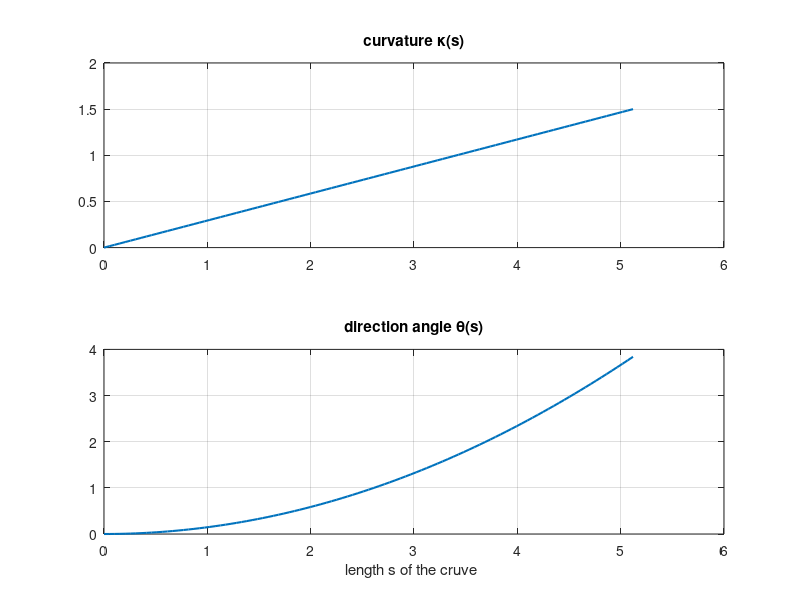
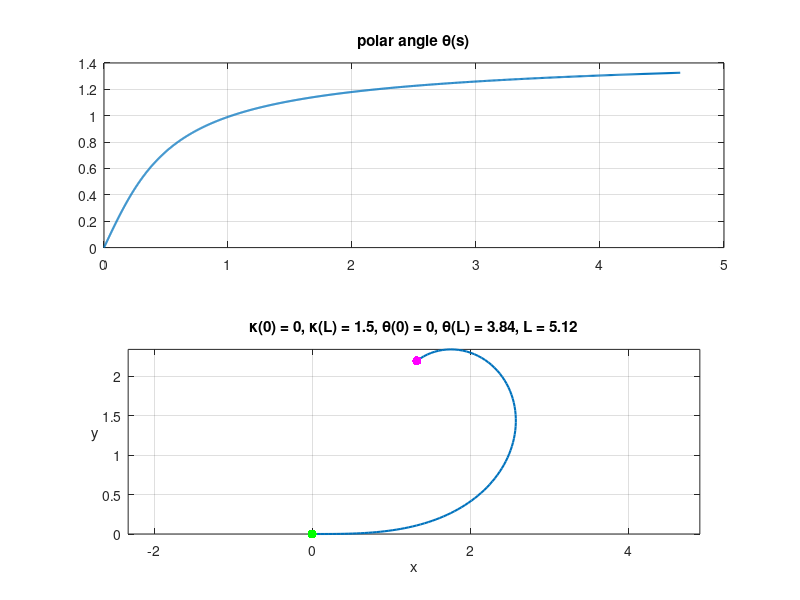

MATLAB code to generate these figures, in order:
%% p.1-6
clear
format long %shows 15 decimals
%format short %4 decimals
N=100000%number of time intervals
t1=1 %start time
t2=2 %end time
dt=(t2-t1)/N %time step

v=@(t) t.^3-10*t.^2 +25*t;
tk=(t1+dt/2):dt:t2; %center points of time intervals
vk=v(tk); %velocities
areas=vk*dt; %areas
area=sum(areas)
%%
figure(1)
bar(tk,vk,1,'g') %1 = width of bar, between 0...1
hold on
t=0:0.01:5;
plot(t,v(t),'b','linewidth',1.5)
%plot(tk,vk,'r.','markersize',12)
plot([t1,t1],[0,v(t1)],'k')
plot([t2,t2],[0,v(t2)],'k')
hold off
xlabel('time t')
ylabel('velocity v(t)')
title(['t_1 = ',num2str(t1),', t_2 = ',num2str(t2),...
    ', N = ',num2str(N),', sum of areas = ',num2str(area)])
xlim([0,5])
grid
%%
%position
s=@(t) 1/4*t.^4-10/3*t.^3+25/2*t.^2;
%distance traveled
s(t2)-s(t1)

%% p.10-12
clear
N=10000
dx=1/N
xk=dx/2:dx:1;
f=xk.^2
sum(f*dx)

%% p.20
clear
f=@(x) 2*x.^2-x-1
F=@(x) 2/3*x^3-1/2*x^2-x
F(2)-F(-1)
%% numerically
N=100
a=-1
b=2
dx=(b-a)/N
x=(a+dx/2):dx:b;%center points
x=a:dx:(b-dx);%left endpoints
x=(a+dx):dx:b;%right endpoints
sum(f(x)*dx)
%% p.21 area of a circle
clear
r=1
a=-r
b=r
f=@(x) sqrt(r^2-x.^2)
N=1000
dx=(b-a)/N
xk=(a+dx/2):dx:b;
sum(f(xk)*dx)
1/2*pi*r^2
%% p.38, volume of a cone
clear
r=2
h=5
N=100 %number of discs
dx=h/N %width of discs
x=dx/2:dx:h; %middle points
rx=r/h*x; %ratio of the cross section
Ax=pi*rx.^2; %area of the cross section
dV=Ax*dx; %volumes of the discs
V=sum(dV)
1/3*pi*r^2*h


%% p.51, length of graph y=x^2
clear
close all
a=0
b=2
dx=(b-a)/1000
x=a:dx:b;
y=x.^2;
s=(asinh(2*x)+2*x.*sqrt(4*x.^2+1))/4;
k=501
subplot(1,2,1)
plot(x,y,x(1:k),y(1:k),'r',x(k),y(k),'r.','markersize',20,'linewidth',1.5)
grid
xlabel('x')
ylabel('y = x^2')

subplot(1,2,2)
plot(x,s,x(k),s(k),'r.','linewidth',1.5,'markersize',20)
grid
xlabel('x')
ylabel('k�yr�n pituus s')
title(['x_0 = ',num2str(x(k)),', s = ',num2str(s(k))])

%% numerically

dy=y(2:k)-y(1:k-1);%vertical distances of consecutive points
ds=sqrt(dx^2+dy.^2); %distances of consecutive points
sk=sum(ds) %length of the graph
s(k)
%% p. 55, square wheel bicycle

clear
close all
xL=asinh(1)
x=-xL:xL/100:xL;
f=@(x) -cosh(x)
df=@(x) -sinh(x)
for k=1:length(x)
%k=50
x0=x(k);
f0=f(x0);
df0=df(x0);
s=sinh(x0)+1;
th=atan2(df0,1);
Ax=x0-s*cos(th);
Ay=f0-s*sin(th);
Bx=x0+(2-s)*cos(th);
By=f0+(2-s)*sin(th);
Cx=Bx+2*cos(th+pi/2);
Cy=By+2*sin(th+pi/2);
Dx=Ax+2*cos(th+pi/2);
Dy=Ay+2*sin(th+pi/2);
plot(x,f(x),'linewidth',2)
hold on
plot([Ax,Bx,Cx,Dx,Ax],[Ay,By,Cy,Dy,Ay],'r','linewidth',2)
plot([-1.5,1.5],[0,0],'k')
plot(x0,f0,'b.','markersize',20)
%keskipiste
Px=(Ax+Cx)/2
Py=(Ay+Cy)/2
plot(Px,Py,'r.','markersize',20)
hold off
grid
axis([-2.5,2.5,-2.5,2.5])
axis square
pause(0.01)
end

%% catenary, p.61
clear
close all
x1=1
y1=4
x2=5
y2=6
AB=sqrt((x2-x1)^2+(y2-y1)^2)
L=8 %length of the rope >AB
%s=length of the curve
%y=a*cosh((x-b)/a)+c
%parameter a=aL from the condition s = L
%by calculating s for a = amin ... amax
amin=0.1
amax=5
a=amin:(amax-amin)/1000:amax;
d=(y1 - y2)./(2*a.*sinh((x1 - x2)./(2*a)));
b=1/2*(x1 + x2 - 2*a.*asinh(d));
s=a.*(sinh((x2-b)./a)-sinh((x1-b)./a));

%find the last a such that s>L
aL_plus=a(s>=L);
aL=aL_plus(end);
%corresponding s
sL_plus=s(s>=L);
sL=sL_plus(end);



figure(1)
plot(a,s,'linewidth',1.5)
hold
plot([0,amax],[AB,AB],'k','linewidth',1.5)
plot([0,aL,aL],[sL,sL,0],'g.-','linewidth',1.5,'markersize',20)
hold off
ylim([0,16])
grid
xlabel('parameter a')
ylabel('length s of the curve')
title(['AB = ',num2str(AB),', L = ',num2str(L),', a = ',num2str(aL),', s = ',num2str(sL)])

a=aL
d=(y1 - y2)/(2*a*sinh((x1 - x2)/(2*a)));
b=1/2*(x1 + x2 - 2*a*asinh(d));
c=y1-a*cosh((x1-b)/a)

%% graph
x=x1:(x2-x1)/100:x2;
y=a*cosh((x-b)/a)+c;

figure(2)
plot(x,y,'linewidth',1.5)
hold
p1=plot(x1,y1,'r.','markersize',20)
p2=plot(x2,y2,'g.','markersize',20)
p3=plot(b,a+c,'b.','markersize',20)
hold off
grid
axis equal
legend([p1,p2,p3],{'A','B','[b,a+c]'},'location','northwest')
title(['L = ',num2str(L),': a = ',num2str(a),', b = ',num2str(b),', c = ',num2str(c)])



%% p.77 curvature <-> direction angle
%paraabola y=x^2
clear
close all
a=0
b=2
dx=(b-a)/1000
x=a:dx:b;
y=x.^2;

s=(asinh(2*x)+2*x.*sqrt(4*x.^2+1))/4;

df=2*x; %f'(x)
d2f=2; %f''(x)
kappa=d2f./(sqrt(1+df.^2)).^3; %curvature k(x)
%direction (polar) angles of the tangent [1,f'(x)]
th=atan2(df,1);

figure(1)
plot(x,y,'linewidth',1.5)
hold
k=501
dk=50
ds=s(k+dk)-s(k)
L=1.2
plot([x(k),x(k)+L*cos(th(k))],[y(k),y(k)+L*sin(th(k))],'r','linewidth',1.5)
plot([x(k+dk),x(k+dk)+L*cos(th(k+dk))],[y(k+dk),y(k+dk)+L*sin(th(k+dk))],'g','linewidth',1.5)
p1=plot(x(1:k),y(1:k),'r','linewidth',1.5)
p2=plot(x(k:k+dk),y(k:k+dk),'k','linewidth',1.5)
p3=plot(x(k),y(k),'r.','markersize',15)
p4=plot(x(k+dk),y(k+dk),'g.','markersize',15)
hold off
grid
axis equal
title({['s = ',num2str(s(k)),', \theta(s) = ',num2str(th(k)),...
       ', \kappa(s) = ',num2str(kappa(k))];...
      ['\Delta s = ',num2str(ds),', \theta(s+\Delta s) = ',num2str(th(k+dk))];...
      ['\Delta\theta = ',num2str(th(k+dk)-th(k)),...
       ', \kappa(s)\Delta s = ',num2str(kappa(k)*ds)]})
legend([p1,p2,p3,p4],{'s','\Delta s','x(s),y(s)','x(s+\Delta s),y(s+\Delta s)'},...
       'fontsize',12,'location','northwest')


%%
figure(2)
subplot(2,1,1)
plot(s,th,'linewidth',1.5)
grid
title('polar angle \theta(s)')
subplot(2,1,2)
plot(s,kappa,'linewidth',1.5)
grid
title('curvature \kappa(s)')
xlabel('length of the curve s')

%% s.79- , Euler spiral
clear
%close all
k0=0 %k(0)
kL=1.5 %k(L)
th0=0*pi/180 %th(0)
thL=220*pi/180 %th(L)
L=2*(thL-th0)/(kL+k0)
%initial point of the curve
x0=0 %x(0)
y0=0 %y(0)


ds=L/100 %step
s=0:ds:L;
ks=k0+(kL-k0)/L*s; %curvature
ths=th0+k0*s+(kL-k0)/(2*L)*s.^2; %direction angle
figure(1)
subplot(2,1,1)
plot(s,ks,'linewidth',1.5)
grid
title('curvature \kappa(s)')

subplot(2,1,2)
plot(s,ths,'linewidth',1.5)
grid
title('direction angle \theta(s)')
xlabel('length s of the cruve ')

%% points on the curve
%move length ds to the direction of the angle ths

N=length(s)
x=zeros(1,N);
y=zeros(1,N);

%initial point
x(1)=x0;
y(1)=y0;

for n=1:N-1;
   x(n+1)=x(n)+ds*cos(ths(n));
   y(n+1)=y(n)+ds*sin(ths(n));
end



figure(2)
plot(x,y,'linewidth',1.5)
hold
plot(x(1),y(1),'g.','markersize',20)
plot(x(end),y(end),'m.','markersize',20)


hold off
grid
axis equal
xlabel('x')
ylabel('y','rotation',0)
title([
     '\kappa(0) = ',num2str(ks(1)),...
     ', \kappa(L) = ',num2str(ks(end)),...
     ', \theta(0) = ',num2str(ths(1)),...
     ', \theta(L) = ',num2str(ths(end),3),...
      ', L = ',num2str(L,3),...
           ])
